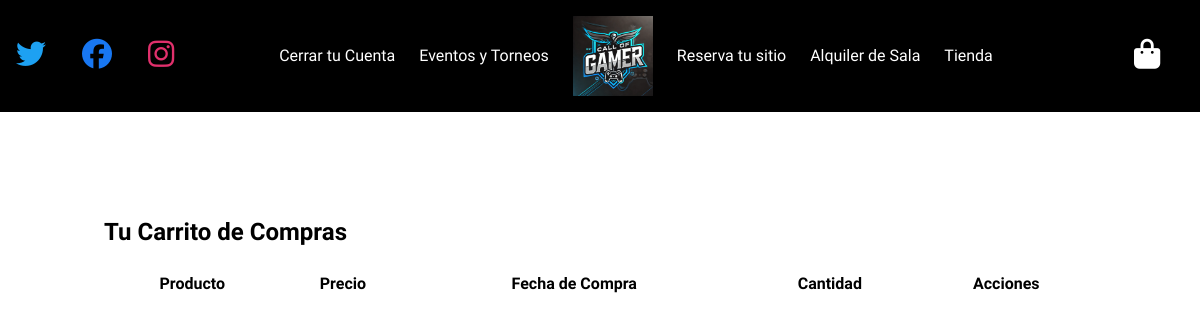
The app's page /Controlador/index.php?action=verCarrito (signed in), older data.
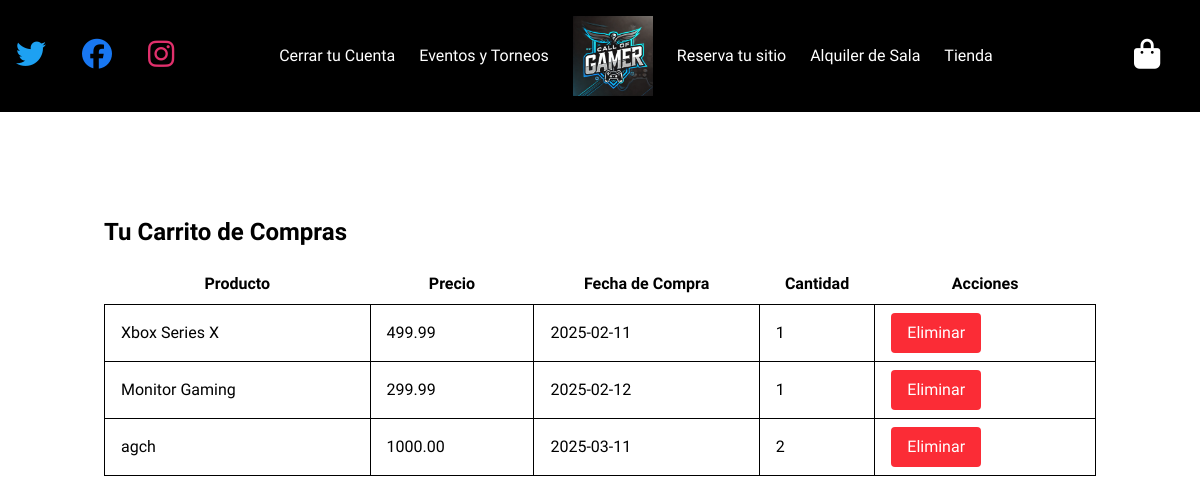
The same page, newer data.
### tables this page shows
CREATE TABLE `carrito` (
  `id_usuario` int(11) NOT NULL,
  `id_producto` int(11) NOT NULL,
  `cantidad` int(11) NOT NULL,
  `fecha_compra` date NOT NULL
);

CREATE TABLE `producto` (
  `id_producto` int(11) NOT NULL,
  `nombre_producto` varchar(100) NOT NULL,
  `precio_producto` decimal(10,2) NOT NULL,
  `tipo_producto` enum('Equipo','Accesorios','Juegos','Consolas') NOT NULL,
  `puntos_compra` int(11) NOT NULL
);

### Modelos/class.bd.php (called while the page is built, shortened)
<?php
class bd {
    public function __construct() {
        $this->conn=new mysqli("localhost",USU_CONN,PSW_CONN,"tfg_pablo");
    }
    public function __get($nom){
        return $this->$nom;
    }
}
?>

### Modelos/carrito.php (called while the page is built, shortened)
<?php
require_once("class.bd.php");
class Carrito {
    public $conn;
    public function __construct() {
        $this->conn = new bd();
    }
    public function obtenerPorUsuario($id_usuario) {
        $sentencia = "SELECT carrito.id_usuario, carrito.id_producto, producto.nombre_producto, carrito.fecha_compra, carrito.cantidad, producto.precio_producto FROM carrito, producto WHERE producto.id_producto = carrito.id_producto AND id_usuario = ?";
        $consulta = $this->conn->__get("conn")->prepare($sentencia);
        $consulta->bind_param("i", $id_usuario);
        $consulta->execute();
        $resultado = $consulta->get_result();
        $carrito = [];
        while ($fila = $resultado->fetch_assoc()) {
            $carrito[] = $fila;
        }
        return $carrito;
    }
}
?>

### Vistas/carritoUsu.php (the view, shortened to what this page needs)
<main>
    <section class="pt-50">
        <div class="container mx-auto p-4">
            <h1 class="text-2xl font-bold mb-4">Tu Carrito de Compras</h1>
            <?php if (empty($carrito)): ?>
                <p>No hay productos en tu carrito.</p>
            <?php else: ?>
                <table class="min-w-full bg-white">
                    <thead>
                        <tr>
                            <th class="py-2">Producto</th>
                            <th class="py-2">Precio</th>
                            <th class="py-2">Fecha de Compra</th>
                            <th class="py-2">Cantidad</th>
                            <th class="py-2">Acciones</th>
                        </tr>
                    </thead>
                    <tbody>
                        <?php foreach ($carritos as $carrito): ?>
                            <tr>
                                <td class="border px-4 py-2"><?php echo $carrito['nombre_producto']; ?></td>
                                <td class="border px-4 py-2"><?php echo $carrito['precio_producto']; ?></td>
                                <td class="border px-4 py-2"><?php echo $carrito['fecha_compra']; ?></td>
                                <td class="border px-4 py-2"><?php echo $carrito['cantidad']; ?></td>
                                <td class="border px-4 py-2">
                                    <form action="index.php?action=eliminarDelCarrito" method="POST">
                                        <button type="submit" class="bg-red-500 text-white px-4 py-2 rounded">Eliminar</button>
                                    </form>
                                </td>
                            </tr>
                        <?php endforeach; ?>
                    </tbody>
                </table>
            <?php endif; ?>
        </div>
    </section>
</main>

### Controlador/index.php (shortened to what this page needs)
<?php
    function verCarrito() {
        require_once("../Modelos/carrito.php");
        $id_usuario = $_SESSION["id_usuario"];
        $carrito = new Carrito();
        $carritos = $carrito->obtenerPorUsuario($id_usuario);
        require_once("../vistas/cabeza.php");
        require_once("../vistas/carritoUsu.php");
    }
    if (isset($_REQUEST["action"])) {
        $action = strtolower($_REQUEST["action"]);
            $action();
    } else {
        inicio();
    }
?>

### Vistas/cabeza.php (shortened to what this page needs)
<!DOCTYPE html>
<html lang="en">
<head>
    <script src="https://unpkg.com/@tailwindcss/browser@4"></script>
    <link rel="stylesheet" href="https://cdnjs.cloudflare.com/ajax/libs/font-awesome/6.5.1/css/all.min.css">
    <link rel="stylesheet" href="../estilos.css">
</head>
<body>
<header class="bg-black text-white fixed z-10 w-full">
    <nav class="flex justify-between items-center align p-4 bg-black text-white">
        <div class="hidden lg:flex items-center space-x-4">
            <a href="#" class="text-lg text-blue-400 text-2xl">
                <i class="fab fa-twitter"></i>
            </a>
            <a href="#" class="text-lg text-blue-600 text-2xl">
                <i class="fab fa-facebook"></i>
            </a>
            <a href="#" class="text-lg text-pink-500 text-2xl">
                <i class="fab fa-instagram"></i>
            </a>
        </div>
        <div class="hidden lg:flex lg:items-center space-x-6 mr-15" id="nav-menu">
            <?php
                if (isset($_SESSION["id_usuario"])) {
            ?>
                <?php
                    if (strcmp($_SESSION["tipo_usuario"], "Admin") == 0) {
                ?>
                        <a href="./index.php?action=cerrarSesion" class="hover:text-gray-400">Cerrar tu Cuenta</a>
                        <a href="./index.php?action=eventos" class="hover:text-gray-400">Eventos y Torneos</a>
                        <a href="./index.php?action=dashboard"><img src="../img/paginacion/logo2.webp" class="w-20 h-20" alt=""></a>
                        <a href="./index.php?action=verReservas" class="hover:text-gray-400">Reserva tu sitio</a>
                        <a href="./index.php?action=alquila" class="hover:text-gray-400">Alquiler de Sala</a>
                        <a href="./index.php?action=tienda" class="hover:text-gray-400">Tienda</a>
                <?php
                    }else{
                ?>
                        <a href="./index.php?action=cerrarSesion" class="hover:text-gray-400">Cerrar tu Cuenta</a>
                        <a href="./index.php?action=eventosUsuario" class="hover:text-gray-400">Eventos y Torneos</a>
                        <a href="./index.php?action=dashboard"><img src="../img/paginacion/logo2.webp" class="w-20 h-20" alt=""></a>
                        <a href="./index.php?action=verReservas" class="hover:text-gray-400">Reserva tu sitio</a>
                        <a href="./index.php?action=alquila" class="hover:text-gray-400">Alquiler de Sala</a>
                        <a href="./index.php?action=tienda" class="hover:text-gray-400">Tienda</a>
                <?php
                    }
                ?>
            <?php
                }
            ?>
        </div>
        <div>
            <a href="./index.php?action=verCarrito" class="text-lg"><i class="fas fa-shopping-bag"></i></a>
        </div>
    </nav>
</header>

### estilos.css (style rules this page uses)
* { font-family: "Exo 2"; }
a i { font-size: 30px; width: 50px; height: 8px; }
.fa-twitter { color: #1DA1F2; }
.fa-facebook { color: #1877F2; }
.fa-instagram { color: #E1306C; }

Row changes from the older to the newer data that the page shows:
added carrito: id_producto.nombre_producto "Xbox Series X", id_producto.precio_producto "499.99", fecha_compra "2025-02-11", cantidad "1"
added carrito: id_producto.nombre_producto "Monitor Gaming", id_producto.precio_producto "299.99", fecha_compra "2025-02-12", cantidad "1"
added carrito: id_producto.nombre_producto "agch", id_producto.precio_producto "1000.00", fecha_compra "2025-03-11", cantidad "2"
